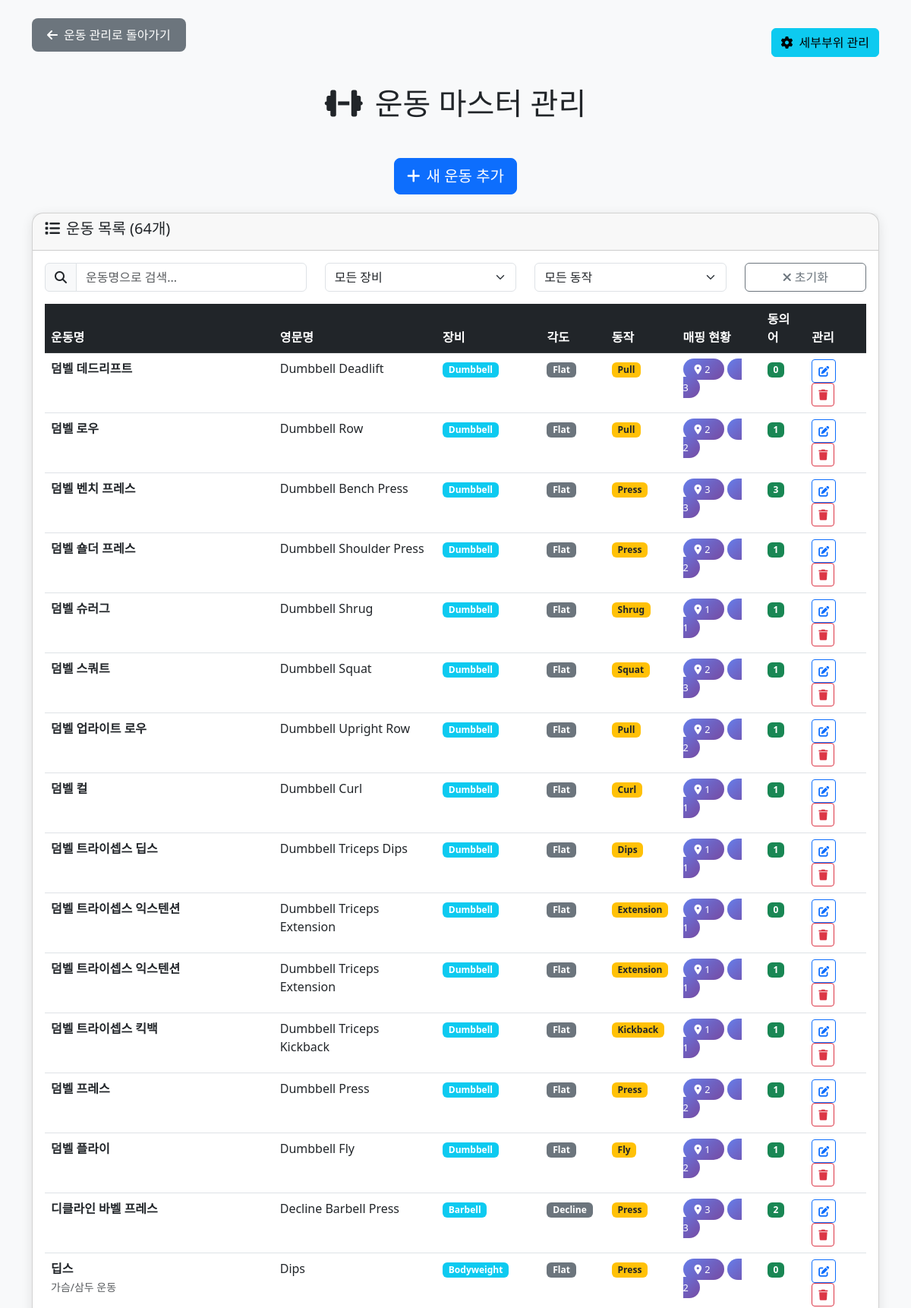
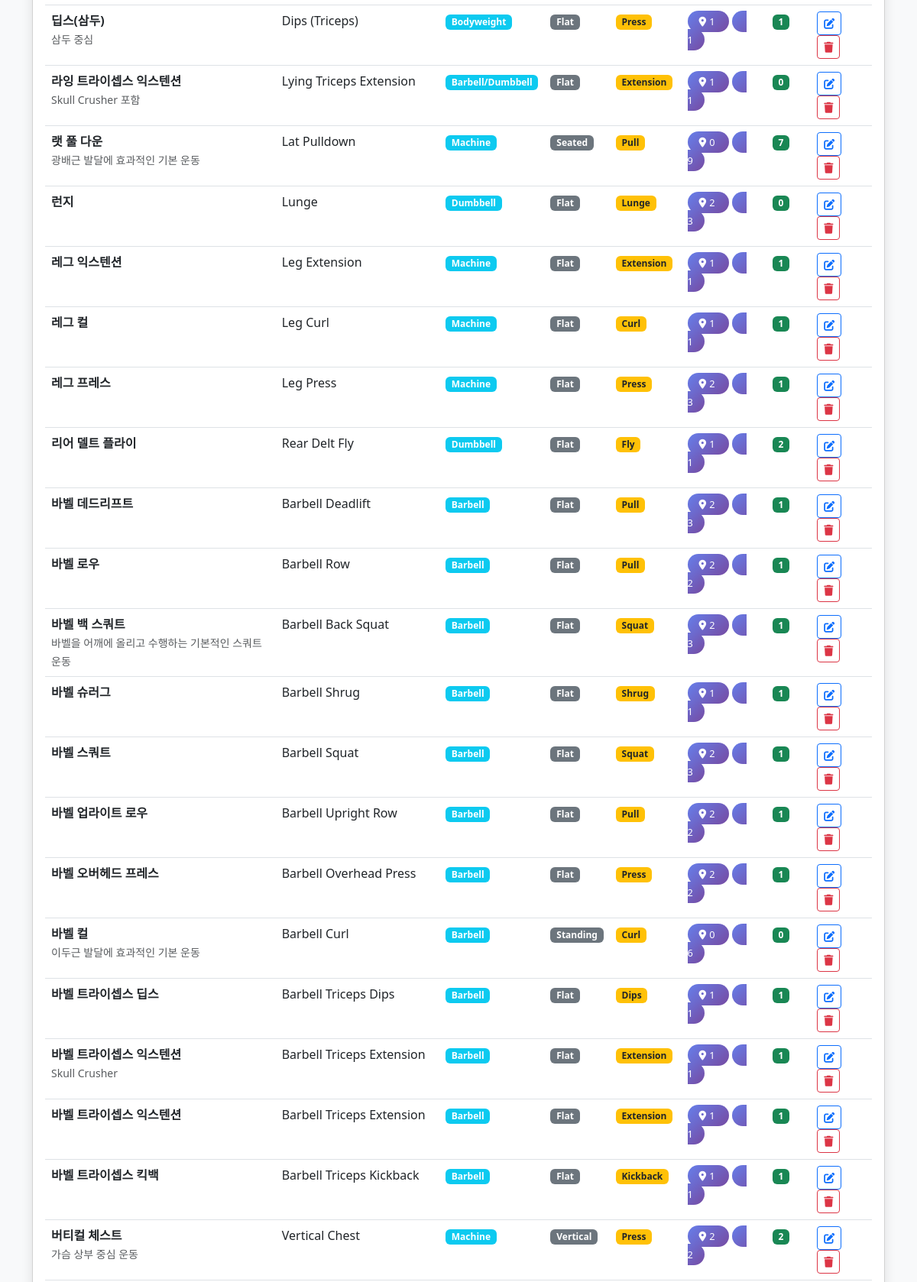
The app's page /admin/exercise_master.php (signed in, upper part) with its own data (2 pictures, top to bottom).
### tables this page shows
CREATE TABLE IF NOT EXISTS `m_exercise` (
  `ex_id` int(11) NOT NULL AUTO_INCREMENT,
  `name_kr` varchar(120) NOT NULL,
  `name_en` varchar(160) DEFAULT NULL,
  `equipment` varchar(60) DEFAULT NULL COMMENT 'Barbell/Dumbbell/Machine/Bodyweight',
  `equipment_kr` varchar(50) DEFAULT NULL COMMENT '장비명 (한글)',
  `angle` varchar(40) DEFAULT NULL COMMENT 'Flat/Incline/Decline 등',
  `angle_kr` varchar(50) DEFAULT NULL COMMENT '각도명 (한글)',
  `movement` varchar(40) DEFAULT NULL COMMENT 'Press/Pull/Extension/Curl 등',
  `movement_kr` varchar(50) DEFAULT NULL COMMENT '동작명 (한글)',
  `note` varchar(255) DEFAULT NULL,
  PRIMARY KEY (`ex_id`)
);

### admin/exercise_master.php (the view, shortened to what this page needs)
<?php
$pdo = getDB();
try {
    $stmt = $pdo->query("
        SELECT e.*,
               COUNT(DISTINCT ez.zone_code) as zone_count,
               COUNT(DISTINCT em.muscle_code) as muscle_count,
               COUNT(DISTINCT ea.alias) as alias_count
        FROM m_exercise e
        LEFT JOIN m_exercise_zone_target ez ON e.ex_id = ez.ex_id
        LEFT JOIN m_exercise_muscle_target em ON e.ex_id = em.ex_id
        LEFT JOIN m_exercise_alias ea ON e.ex_id = ea.ex_id
        GROUP BY e.ex_id
        ORDER BY e.name_kr
    ");
    $exercises = $stmt->fetchAll();
} catch (Exception $e) {
    $error = "운동 목록을 가져오는 중 오류가 발생했습니다: " . $e->getMessage();
}
?>
<!DOCTYPE html>
<html lang="ko">
<head>
    <link href="https://cdn.jsdelivr.net/npm/bootstrap@5.3.0/dist/css/bootstrap.min.css" rel="stylesheet">
    <link rel="stylesheet" href="https://cdnjs.cloudflare.com/ajax/libs/font-awesome/6.4.0/css/all.min.css">
</head>
<body class="bg-light">
    <div class="container mt-4">
                 <div class="d-flex justify-content-between align-items-center mb-4">
             <a href="exercise_management.php" class="back-btn">
                 <i class="fas fa-arrow-left me-2"></i>운동 관리로 돌아가기
             </a>
             <a href="body_part_master.php" class="btn btn-info">
                 <i class="fas fa-cog me-2"></i>세부부위 관리
             </a>
         </div>
        <h1 class="text-center mb-5">
            <i class="fas fa-dumbbell me-3"></i>운동 마스터 관리
        </h1>
         <div class="text-center mb-4">
             <button type="button" class="btn btn-primary btn-lg" data-bs-toggle="collapse" data-bs-target="#addExerciseForm" aria-expanded="false" aria-controls="addExerciseForm">
                 <i class="fas fa-plus me-2"></i>새 운동 추가
             </button>
         </div>
         <div class="card exercise-card">
             <div class="card-header">
                 <h5><i class="fas fa-list me-2"></i>운동 목록 (<?= count($exercises) ?>개)</h5>
             </div>
             <div class="card-body">
                 <div class="row mb-3">
                     <div class="col-md-4">
                         <div class="input-group">
                             <span class="input-group-text"><i class="fas fa-search"></i></span>
                             <input type="text" class="form-control" id="searchInput" placeholder="운동명으로 검색...">
                         </div>
                     </div>
                     <div class="col-md-3">
                         <select class="form-select" id="equipmentFilter">
                             <option value="">모든 장비</option>
                         </select>
                     </div>
                     <div class="col-md-3">
                         <select class="form-select" id="movementFilter">
                             <option value="">모든 동작</option>
                         </select>
                     </div>
                     <div class="col-md-2">
                         <button type="button" class="btn btn-outline-secondary w-100" id="clearFilters">
                             <i class="fas fa-times me-1"></i>초기화
                         </button>
                     </div>
                 </div>
                 <div class="table-responsive">
                     <table class="table table-hover" id="exerciseTable">
                         <thead class="table-dark">
                             <tr>
                                 <th>운동명</th>
                                 <th>영문명</th>
                                 <th>장비</th>
                                 <th>각도</th>
                                 <th>동작</th>
                                 <th>매핑 현황</th>
                                 <th>동의어</th>
                                 <th>관리</th>
                             </tr>
                         </thead>
                         <tbody>
                             <?php foreach ($exercises as $exercise): ?>
                             <tr class="exercise-row"
                                 data-name-kr="<?= htmlspecialchars($exercise['name_kr']) ?>"
                                 data-name-en="<?= htmlspecialchars($exercise['name_en'] ?: '') ?>"
                                 data-equipment="<?= htmlspecialchars($exercise['equipment'] ?: '') ?>"
                                 data-movement="<?= htmlspecialchars($exercise['movement'] ?: '') ?>">
                                 <td>
                                     <strong><?= htmlspecialchars($exercise['name_kr']) ?></strong>
                                     <?php if ($exercise['note']): ?>
                                         <br><small class="text-muted"><?= htmlspecialchars($exercise['note']) ?></small>
                                     <?php endif; ?>
                                 </td>
                                 <td><?= htmlspecialchars($exercise['name_en'] ?: '-') ?></td>
                                 <td>
                                     <?php if ($exercise['equipment']): ?>
                                         <span class="badge bg-info"><?= htmlspecialchars($exercise['equipment']) ?></span>
                                     <?php else: ?>
                                         <span class="text-muted">-</span>
                                     <?php endif; ?>
                                 </td>
                                 <td>
                                     <?php if ($exercise['angle']): ?>
                                         <span class="badge bg-secondary"><?= htmlspecialchars($exercise['angle']) ?></span>
                                     <?php else: ?>
                                         <span class="text-muted">-</span>
                                     <?php endif; ?>
                                 </td>
                                 <td>
                                     <?php if ($exercise['movement']): ?>
                                         <span class="badge bg-warning text-dark"><?= htmlspecialchars($exercise['movement']) ?></span>
                                     <?php else: ?>
                                         <span class="text-muted">-</span>
                                     <?php endif; ?>
                                 </td>
                                 <td>
                                     <span class="stats-badge me-1">
                                         <i class="fas fa-map-marker-alt me-1"></i><?= $exercise['zone_count'] ?>
                                     </span>
                                     <span class="stats-badge">
                                         <i class="fas fa-muscle me-1"></i><?= $exercise['muscle_count'] ?>
                                     </span>
                                 </td>
                                 <td>
                                     <span class="badge bg-success"><?= $exercise['alias_count'] ?></span>
                                 </td>
                                 <td>
                                     <button class="btn btn-sm btn-outline-primary" onclick="editExercise(<?= $exercise['ex_id'] ?>)">
                                         <i class="fas fa-edit"></i>
                                     </button>
                                     <button class="btn btn-sm btn-outline-danger" onclick="deleteExercise(<?= $exercise['ex_id'] ?>, '<?= htmlspecialchars($exercise['name_kr']) ?>')">
                                         <i class="fas fa-trash"></i>
                                     </button>
                                 </td>
                             </tr>
                             <?php endforeach; ?>
                         </tbody>
                     </table>
                 </div>
             </div>
         </div>
    </div>
</body>
</html>

### admin/exercise_master.php (style rules this page uses)
.back-btn { background: #6c757d; border: none; padding: 10px 20px; border-radius: 8px; color: white; text-decoration: none; display: inline-block; margin-bottom: 20px; }
.exercise-card { border-radius: 15px; box-shadow: 0 4px 15px rgba(0,0,0,0.1); margin-bottom: 20px; }
.stats-badge { background: linear-gradient(135deg, #667eea 0%, #764ba2 100%); color: white; border-radius: 20px; padding: 5px 15px; font-size: 0.8rem; }

### records on screen
m_exercise: name_kr "덤벨 데드리프트", name_en "Dumbbell Deadlift", equipment "Dumbbell", angle "Flat", movement "Pull", zone_count "2", muscle_count "3", alias_count "0"
m_exercise: name_kr "덤벨 로우", name_en "Dumbbell Row", equipment "Dumbbell", angle "Flat", movement "Pull", zone_count "2", muscle_count "2", alias_count "1"
m_exercise: name_kr "덤벨 벤치 프레스", name_en "Dumbbell Bench Press", equipment "Dumbbell", angle "Flat", movement "Press", zone_count "3", muscle_count "3", alias_count "3"
m_exercise: name_kr "덤벨 숄더 프레스", name_en "Dumbbell Shoulder Press", equipment "Dumbbell", angle "Flat", movement "Press", zone_count "2", muscle_count "2", alias_count "1"
m_exercise: name_kr "덤벨 슈러그", name_en "Dumbbell Shrug", equipment "Dumbbell", angle "Flat", movement "Shrug", zone_count "1", muscle_count "1", alias_count "1"
m_exercise: name_kr "덤벨 스쿼트", name_en "Dumbbell Squat", equipment "Dumbbell", angle "Flat", movement "Squat", zone_count "2", muscle_count "3", alias_count "1"
m_exercise: name_kr "덤벨 업라이트 로우", name_en "Dumbbell Upright Row", equipment "Dumbbell", angle "Flat", movement "Pull", zone_count "2", muscle_count "2", alias_count "1"
m_exercise: name_kr "덤벨 컬", name_en "Dumbbell Curl", equipment "Dumbbell", angle "Flat", movement "Curl", zone_count "1", muscle_count "1", alias_count "1"
m_exercise: name_kr "덤벨 트라이셉스 딥스", name_en "Dumbbell Triceps Dips", equipment "Dumbbell", angle "Flat", movement "Dips", zone_count "1", muscle_count "1", alias_count "1"
m_exercise: name_kr "덤벨 트라이셉스 익스텐션", name_en "Dumbbell Triceps Extension", equipment "Dumbbell", angle "Flat", movement "Extension", zone_count "1", muscle_count "1", alias_count "0"
m_exercise: name_kr "덤벨 트라이셉스 익스텐션", name_en "Dumbbell Triceps Extension", equipment "Dumbbell", angle "Flat", movement "Extension", zone_count "1", muscle_count "1", alias_count "1"
m_exercise: name_kr "덤벨 트라이셉스 킥백", name_en "Dumbbell Triceps Kickback", equipment "Dumbbell", angle "Flat", movement "Kickback", zone_count "1", muscle_count "1", alias_count "1"
m_exercise: name_kr "덤벨 프레스", name_en "Dumbbell Press", equipment "Dumbbell", angle "Flat", movement "Press", zone_count "2", muscle_count "2", alias_count "1"
m_exercise: name_kr "덤벨 플라이", name_en "Dumbbell Fly", equipment "Dumbbell", angle "Flat", movement "Fly", zone_count "1", muscle_count "2", alias_count "1"
m_exercise: name_kr "디클라인 바벨 프레스", name_en "Decline Barbell Press", equipment "Barbell", angle "Decline", movement "Press", zone_count "3", muscle_count "3", alias_count "2"
m_exercise: name_kr "딥스", note "가슴/삼두 운동", name_en "Dips", equipment "Bodyweight", angle "Flat", movement "Press", zone_count "2", muscle_count "2", alias_count "0"
m_exercise: name_kr "딥스(삼두)", note "삼두 중심", name_en "Dips (Triceps)", equipment "Bodyweight", angle "Flat", movement "Press", zone_count "1", muscle_count "1", alias_count "1"
m_exercise: name_kr "라잉 트라이셉스 익스텐션", note "Skull Crusher 포함", name_en "Lying Triceps Extension", equipment "Barbell/Dumbbell", angle "Flat", movement "Extension", zone_count "1", muscle_count "1", alias_count "0"
m_exercise: name_kr "랫 풀 다운", note "광배근 발달에 효과적인 기본 운동", name_en "Lat Pulldown", equipment "Machine", angle "Seated", movement "Pull", zone_count "0", muscle_count "9", alias_count "7"
m_exercise: name_kr "런지", name_en "Lunge", equipment "Dumbbell", angle "Flat", movement "Lunge", zone_count "2", muscle_count "3", alias_count "0"
m_exercise: name_kr "레그 익스텐션", name_en "Leg Extension", equipment "Machine", angle "Flat", movement "Extension", zone_count "1", muscle_count "1", alias_count "1"
m_exercise: name_kr "레그 컬", name_en "Leg Curl", equipment "Machine", angle "Flat", movement "Curl", zone_count "1", muscle_count "1", alias_count "1"
m_exercise: name_kr "레그 프레스", name_en "Leg Press", equipment "Machine", angle "Flat", movement "Press", zone_count "2", muscle_count "3", alias_count "1"
m_exercise: name_kr "리어 델트 플라이", name_en "Rear Delt Fly", equipment "Dumbbell", angle "Flat", movement "Fly", zone_count "1", muscle_count "1", alias_count "2"
m_exercise: name_kr "바벨 데드리프트", name_en "Barbell Deadlift", equipment "Barbell", angle "Flat", movement "Pull", zone_count "2", muscle_count "3", alias_count "1"
m_exercise: name_kr "바벨 로우", name_en "Barbell Row", equipment "Barbell", angle "Flat", movement "Pull", zone_count "2", muscle_count "2", alias_count "1"
m_exercise: name_kr "바벨 백 스쿼트", note "바벨을 어깨에 올리고 수행하는 기본적인 스쿼트 운동", name_en "Barbell Back Squat", equipment "Barbell", angle "Flat", movement "Squat", zone_count "2", muscle_count "3", alias_count "1"
m_exercise: name_kr "바벨 슈러그", name_en "Barbell Shrug", equipment "Barbell", angle "Flat", movement "Shrug", zone_count "1", muscle_count "1", alias_count "1"
m_exercise: name_kr "바벨 스쿼트", name_en "Barbell Squat", equipment "Barbell", angle "Flat", movement "Squat", zone_count "2", muscle_count "3", alias_count "1"
m_exercise: name_kr "바벨 업라이트 로우", name_en "Barbell Upright Row", equipment "Barbell", angle "Flat", movement "Pull", zone_count "2", muscle_count "2", alias_count "1"
m_exercise: name_kr "바벨 오버헤드 프레스", name_en "Barbell Overhead Press", equipment "Barbell", angle "Flat", movement "Press", zone_count "2", muscle_count "2", alias_count "1"
m_exercise: name_kr "바벨 컬", note "이두근 발달에 효과적인 기본 운동", name_en "Barbell Curl", equipment "Barbell", angle "Standing", movement "Curl", zone_count "0", muscle_count "6", alias_count "0"
m_exercise: name_kr "바벨 트라이셉스 딥스", name_en "Barbell Triceps Dips", equipment "Barbell", angle "Flat", movement "Dips", zone_count "1", muscle_count "1", alias_count "1"
m_exercise: name_kr "바벨 트라이셉스 익스텐션", note "Skull Crusher", name_en "Barbell Triceps Extension", equipment "Barbell", angle "Flat", movement "Extension", zone_count "1", muscle_count "1", alias_count "1"
m_exercise: name_kr "바벨 트라이셉스 익스텐션", name_en "Barbell Triceps Extension", equipment "Barbell", angle "Flat", movement "Extension", zone_count "1", muscle_count "1", alias_count "1"
m_exercise: name_kr "바벨 트라이셉스 킥백", name_en "Barbell Triceps Kickback", equipment "Barbell", angle "Flat", movement "Kickback", zone_count "1", muscle_count "1", alias_count "1"
m_exercise: name_kr "버티컬 체스트", note "가슴 상부 중심 운동", name_en "Vertical Chest", equipment "Machine", angle "Vertical", movement "Press", zone_count "2", muscle_count "2", alias_count "2"

### other values on screen
count($exercises) "64"
